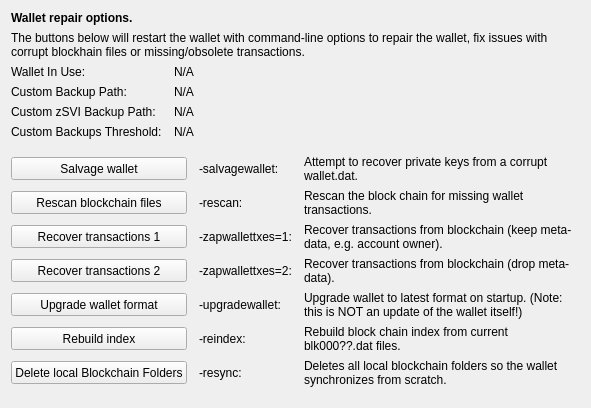
     <widget class="QWidget" name="tab_repair">
      <attribute name="title">
       <string>&amp;Wallet Repair</string>
      </attribute>
      <layout class="QGridLayout" name="gridLayout_4" columnstretch="0,0,0,0">
       <property name="horizontalSpacing">
        <number>12</number>
       </property>
       <item row="0" column="0" colspan="4">
        <widget class="QLabel" name="label_repair_header">
         <property name="font">
          <font>
           <weight>75</weight>
           <bold>true</bold>
          </font>
         </property>
         <property name="text">
          <string>Wallet repair options.</string>
         </property>
        </widget>
       </item>
       <item row="1" column="0" colspan="4">
        <widget class="QLabel" name="label_repair_helptext">
         <property name="font">
          <font>
           <weight>50</weight>
           <bold>false</bold>
          </font>
         </property>
         <property name="text">
          <string>The buttons below will restart the wallet with command-line options to repair the wallet, fix issues with corrupt blockhain files or missing/obsolete transactions.</string>
         </property>
         <property name="wordWrap">
          <bool>true</bool>
         </property>
        </widget>
       </item>
       <item row="2" column="0">
        <widget class="QLabel" name="wallet_path_label">
         <property name="text">
          <string>Wallet In Use:</string>
         </property>
        </widget>
       </item>
       <item row="2" column="1" colspan="3">
        <widget class="QLabel" name="wallet_path">
         <property name="cursor">
          <cursorShape>IBeamCursor</cursorShape>
         </property>
         <property name="text">
          <string>N/A</string>
         </property>
         <property name="textFormat">
          <enum>Qt::PlainText</enum>
         </property>
         <property name="textInteractionFlags">
          <set>Qt::LinksAccessibleByMouse|Qt::TextSelectableByKeyboard|Qt::TextSelectableByMouse</set>
         </property>
        </widget>
       </item>
       <item row="3" column="0">
        <widget class="QLabel" name="wallet_custombackuppath_label">
         <property name="text">
          <string>Custom Backup Path:</string>
         </property>
         <property name="visible">
          <bool>false</bool>
         </property>
        </widget>
       </item>
       <item row="3" column="1" colspan="3">
        <widget class="QLabel" name="wallet_custombackuppath">
         <property name="cursor">
          <cursorShape>IBeamCursor</cursorShape>
         </property>
         <property name="text">
          <string>N/A</string>
         </property>
         <property name="textFormat">
          <enum>Qt::PlainText</enum>
         </property>
         <property name="textInteractionFlags">
          <set>Qt::LinksAccessibleByMouse|Qt::TextSelectableByKeyboard|Qt::TextSelectableByMouse</set>
         </property>
         <property name="visible">
          <bool>false</bool>
         </property>
        </widget>
       </item>
       <item row="4" column="0">
        <widget class="QLabel" name="wallet_customzsvibackuppath_label">
         <property name="text">
          <string>Custom zSVI Backup Path:</string>
         </property>
         <property name="visible">
          <bool>false</bool>
         </property>
        </widget>
       </item>
       <item row="4" column="1" colspan="3">
        <widget class="QLabel" name="wallet_customzsvibackuppath">
         <property name="cursor">
          <cursorShape>IBeamCursor</cursorShape>
         </property>
         <property name="text">
          <string>N/A</string>
         </property>
         <property name="textFormat">
          <enum>Qt::PlainText</enum>
         </property>
         <property name="textInteractionFlags">
          <set>Qt::LinksAccessibleByMouse|Qt::TextSelectableByKeyboard|Qt::TextSelectableByMouse</set>
         </property>
         <property name="visible">
          <bool>false</bool>
         </property>
        </widget>
       </item>
       <item row="5" column="0">
        <widget class="QLabel" name="wallet_custombackupthreshold_label">
         <property name="text">
          <string>Custom Backups Threshold:</string>
         </property>
         <property name="visible">
          <bool>false</bool>
         </property>
        </widget>
       </item>
       <item row="5" column="1" colspan="3">
        <widget class="QLabel" name="wallet_custombackupthreshold">
         <property name="cursor">
          <cursorShape>IBeamCursor</cursorShape>
         </property>
         <property name="text">
          <string>N/A</string>
         </property>
         <property name="textFormat">
          <enum>Qt::PlainText</enum>
         </property>
         <property name="textInteractionFlags">
          <set>Qt::LinksAccessibleByMouse|Qt::TextSelectableByKeyboard|Qt::TextSelectableByMouse</set>
         </property>
         <property name="visible">
          <bool>false</bool>
         </property>
        </widget>
       </item>
       <item row="6" column="0">
        <spacer name="verticalSpacer_repair1">
         <property name="orientation">
          <enum>Qt::Vertical</enum>
         </property>
         <property name="sizeHint" stdset="0">
          <size>
           <width>10</width>
           <height>10</height>
          </size>
         </property>
        </spacer>
       </item>
       <item row="7" column="0" colspan="2">
        <widget class="QPushButton" name="btn_salvagewallet">
         <property name="minimumSize">
          <size>
           <width>100</width>
           <height>23</height>
          </size>
         </property>
         <property name="text">
          <string>Salvage wallet</string>
         </property>
        </widget>
       </item>
       <item row="7" column="2">
        <widget class="QLabel" name="label_repair_salvage_command">
         <property name="text">
          <string notr="true">-salvagewallet:</string>
         </property>
        </widget>
       </item>
       <item row="7" column="3">
        <widget class="QLabel" name="label_repair_salvage">
         <property name="text">
          <string>Attempt to recover private keys from a corrupt wallet.dat.</string>
         </property>
         <property name="wordWrap">
          <bool>true</bool>
         </property>
        </widget>
       </item>
       <item row="8" column="0" colspan="2">
        <widget class="QPushButton" name="btn_rescan">
         <property name="minimumSize">
          <size>
           <width>100</width>
           <height>23</height>
          </size>
         </property>
         <property name="text">
          <string>Rescan blockchain files</string>
         </property>
        </widget>
       </item>
       <item row="8" column="2">
        <widget class="QLabel" name="label_repair_rescan_command">
         <property name="text">
          <string notr="true">-rescan:</string>
         </property>
        </widget>
       </item>
       <item row="8" column="3">
        <widget class="QLabel" name="label_repair_rescan">
         <property name="text">
          <string>Rescan the block chain for missing wallet transactions.</string>
         </property>
         <property name="wordWrap">
          <bool>true</bool>
         </property>
        </widget>
       </item>
       <item row="9" column="0" colspan="2">
        <widget class="QPushButton" name="btn_zapwallettxes1">
         <property name="minimumSize">
          <size>
           <width>100</width>
           <height>23</height>
          </size>
         </property>
         <property name="text">
          <string>Recover transactions 1</string>
         </property>
        </widget>
       </item>
       <item row="9" column="2">
        <widget class="QLabel" name="label_repair_zap1_command">
         <property name="text">
          <string notr="true">-zapwallettxes=1:</string>
         </property>
        </widget>
       </item>
       <item row="9" column="3">
        <widget class="QLabel" name="label_repair_zap1">
         <property name="text">
          <string>Recover transactions from blockchain (keep meta-data, e.g. account owner).</string>
         </property>
         <property name="wordWrap">
          <bool>true</bool>
         </property>
        </widget>
       </item>
       <item row="10" column="0" colspan="2">
        <widget class="QPushButton" name="btn_zapwallettxes2">
         <property name="minimumSize">
          <size>
           <width>100</width>
           <height>23</height>
          </size>
         </property>
         <property name="text">
          <string>Recover transactions 2</string>
         </property>
        </widget>
       </item>
       <item row="10" column="2">
        <widget class="QLabel" name="label_repair_zap2_command">
         <property name="text">
          <string notr="true">-zapwallettxes=2:</string>
         </property>
        </widget>
       </item>
       <item row="10" column="3">
        <widget class="QLabel" name="label_repair_zap2">
         <property name="text">
          <string>Recover transactions from blockchain (drop meta-data).</string>
         </property>
         <property name="wordWrap">
          <bool>true</bool>
         </property>
        </widget>
       </item>
       <item row="11" column="0" colspan="2">
        <widget class="QPushButton" name="btn_upgradewallet">
         <property name="minimumSize">
          <size>
           <width>100</width>
           <height>23</height>
          </size>
         </property>
         <property name="text">
          <string>Upgrade wallet format</string>
         </property>
        </widget>
       </item>
       <item row="11" column="2">
        <widget class="QLabel" name="label_repair_upgrade_command">
         <property name="text">
          <string notr="true">-upgradewallet:</string>
         </property>
        </widget>
       </item>
       <item row="11" column="3">
        <widget class="QLabel" name="label_repair_upgrade">
         <property name="text">
          <string>Upgrade wallet to latest format on startup. (Note: this is NOT an update of the wallet itself!)</string>
         </property>
         <property name="wordWrap">
          <bool>true</bool>
         </property>
        </widget>
       </item>
       <item row="12" column="0" colspan="2">
        <widget class="QPushButton" name="btn_reindex">
         <property name="minimumSize">
          <size>
           <width>100</width>
           <height>23</height>
          </size>
         </property>
         <property name="text">
          <string>Rebuild index</string>
         </property>
        </widget>
       </item>
       <item row="12" column="2">
        <widget class="QLabel" name="label_repair_reindex_command">
         <property name="text">
          <string notr="true">-reindex:</string>
         </property>
        </widget>
       </item>
       <item row="12" column="3">
        <widget class="QLabel" name="label_repair_reindex">
         <property name="text">
          <string>Rebuild block chain index from current blk000??.dat files.</string>
         </property>
         <property name="wordWrap">
          <bool>true</bool>
         </property>
        </widget>
       </item>
       <item row="13" column="0" colspan="2">
        <widget class="QPushButton" name="btn_resync">
         <property name="minimumSize">
          <size>
           <width>100</width>
           <height>23</height>
          </size>
         </property>
         <property name="text">
          <string>Delete local Blockchain Folders</string>
         </property>
        </widget>
       </item>
       <item row="13" column="2">
        <widget class="QLabel" name="label_repair_resync_command">
         <property name="text">
          <string>-resync:</string>
         </property>
        </widget>
       </item>
       <item row="13" column="3">
        <widget class="QLabel" name="label_repair_resync">
         <property name="text">
          <string>Deletes all local blockchain folders so the wallet synchronizes from scratch.</string>
         </property>
         <property name="wordWrap">
          <bool>true</bool>
         </property>
        </widget>
       </item>
       <item row="14" column="0">
        <spacer name="verticalSpacer_repair2">
         <property name="orientation">
          <enum>Qt::Vertical</enum>
         </property>
         <property name="sizeHint" stdset="0">
          <size>
           <width>20</width>
           <height>10</height>
          </size>
         </property>
        </spacer>
       </item>
      </layout>
     </widget>
